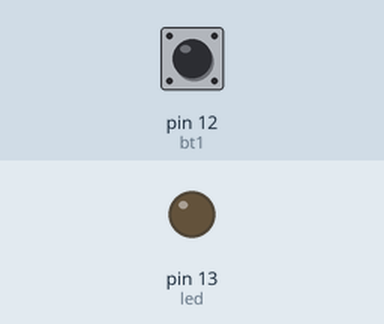
Recording of a sketch running on a simulated Arduino Uno, built with avr-gcc and run on an emulated ATmega328P. Shown: output pins drawn as LEDs (lit = HIGH). The test bench sets the inputs (shaded band); at power-on: pin 12 (bt1) HIGH.

Above: at 0.8 s.
0.9 s: pin 12 (bt1) pulled LOW for 0.15 s
At 2.2 s:
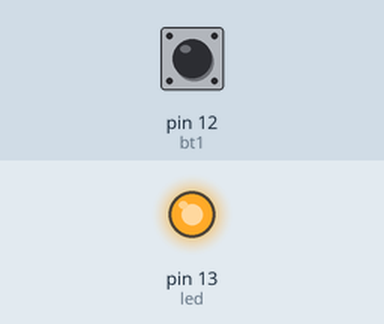
2.5 s: pin 12 (bt1) pulled LOW for 1 s
At 3.8 s:
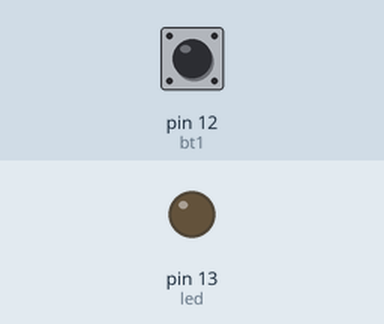
5.0 s: pin 12 (bt1) pulled LOW for 3.2 s
At 8.5 s:
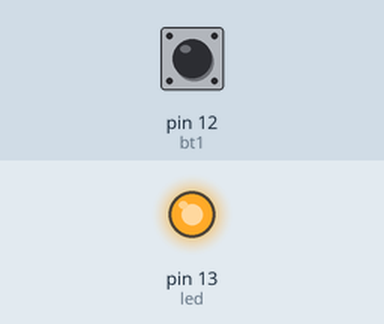
Timing chart, 0 to 10.0 s (numbered marks = the images above; inputs shaded):
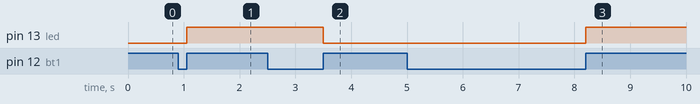

The sketch:

BotaoProfissional.ino
```cpp
/*
GME - Grupo de Metodos Eletroforéticos
Instituto de Quimica - UFG

Leitura Profissional de Botões

Compilador: Arduino IDE 1.8.4
MCU: Atmega328p

criado   Abr 2022
por Eng. Wagner Rambo
modificado Out 2022
por Wanderson D. Lopes
*/


// ============================================================
// --- Mapeamento de Hardware ---
#define   bt1   (1<<4)
#define   led   (1<<5)


// ============================================================
// --- Variáveis Globais ---
boolean  bt1_f = 0x00;


// ============================================================
// --- Programa Principal ---
void setup()
{
   DDRB  &=  ~bt1;     //configura entrada para o botão
   PORTB |=   bt1;     //habilita o pull-up interno
   DDRB  |=   led;     //configura saída para o led


   while(1)
   {
      if(!(PINB&bt1)) bt1_f = 0x01;

      if((PINB&bt1) && bt1_f)
      {
         bt1_f = 0x00;

         PORTB ^= led;

      } //end if bt1


   } //end while

} //end setup


// ============================================================
// --- FINAL DO PROGRAMA ---
```

Measured:
- after the input at 0.9 s, pin 13 (led): LOW → HIGH after 0.15 s
- after the input at 2.5 s, pin 13 (led): HIGH → LOW after 1.0 s
- after the input at 5.0 s, pin 13 (led): LOW → HIGH after 3.2 s
